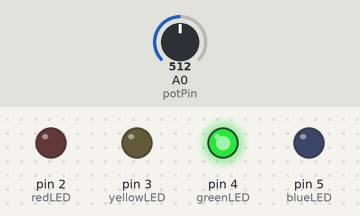
A sketch run on a simulated Arduino Uno, built with avr-gcc and run on an emulated ATmega328P. On the bench: output pins drawn as LEDs (lit = HIGH). The test bench sets the inputs (shaded band); at power-on: A0 (potPin) = 512.

Above: at 1.2 s.
1.3 s: A0 (potPin) set to 502
At 2.5 s:
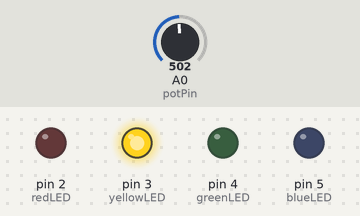
2.8 s: A0 (potPin) set to 270
4.3 s: A0 (potPin) set to 246
At 5.0 s:
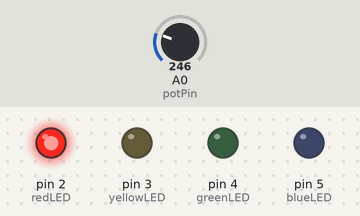
5.8 s: A0 (potPin) set to 778
At 6.1 s:
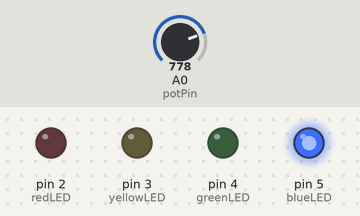
7.3 s: A0 (potPin) set to 760
At 8.5 s:
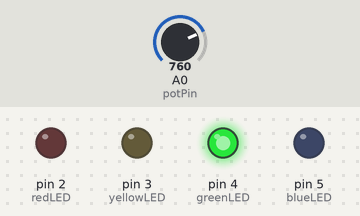
8.8 s: A0 (potPin) set to 900
At 9.6 s:
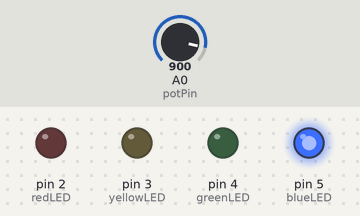
Timing chart, 0 to 11.3 s (numbered marks = the images above; inputs shaded):
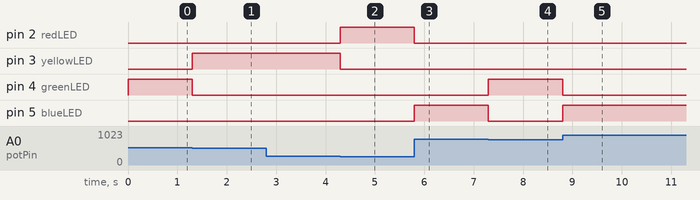

The sketch:

4LED_Potentiometer.ino
```cpp
// Project 04: Four LED potentiometer selector
// D2-D5 -> 220 ohm -> LED -> GND
// Potentiometer: outer -> 5V, wiper -> A0, outer -> GND

const int potPin = A0;
const int redLED = 2;
const int yellowLED = 3;
const int greenLED = 4;
const int blueLED = 5;

void setup() {
  pinMode(redLED, OUTPUT);
  pinMode(yellowLED, OUTPUT);
  pinMode(greenLED, OUTPUT);
  pinMode(blueLED, OUTPUT);
}

void loop() {
  int value = analogRead(potPin);

  if (value < 256) {
    digitalWrite(redLED, HIGH);
    digitalWrite(yellowLED, LOW);
    digitalWrite(greenLED, LOW);
    digitalWrite(blueLED, LOW);
  } else if (value < 512) {
    digitalWrite(redLED, LOW);
    digitalWrite(yellowLED, HIGH);
    digitalWrite(greenLED, LOW);
    digitalWrite(blueLED, LOW);
  } else if (value < 768) {
    digitalWrite(redLED, LOW);
    digitalWrite(yellowLED, LOW);
    digitalWrite(greenLED, HIGH);
    digitalWrite(blueLED, LOW);
  } else {
    digitalWrite(redLED, LOW);
    digitalWrite(yellowLED, LOW);
    digitalWrite(greenLED, LOW);
    digitalWrite(blueLED, HIGH);
  }
}
```

Measured:
- the behaviour switches between 512 and 511 on A0 (potPin) (found by bisection; images 0 and 1)
- the behaviour switches between 256 and 255 on A0 (potPin) (found by bisection; images 1 and 2)
- the behaviour switches between 768 and 767 on A0 (potPin) (found by bisection; images 3 and 4)
- after the input at 1.3 s, pin 3 (yellowLED): LOW → HIGH at once; pin 4 (greenLED): HIGH → LOW at once
- after the input at 2.8 s, every drawn part: stays the same
- after the input at 4.3 s, pin 2 (redLED): LOW → HIGH at once; pin 3 (yellowLED): HIGH → LOW at once
- after the input at 5.8 s, pin 2 (redLED): HIGH → LOW at once; pin 5 (blueLED): LOW → HIGH at once
- after the input at 7.3 s, pin 4 (greenLED): LOW → HIGH at once; pin 5 (blueLED): HIGH → LOW at once
- after the input at 8.8 s, pin 4 (greenLED): HIGH → LOW at once; pin 5 (blueLED): LOW → HIGH at once
